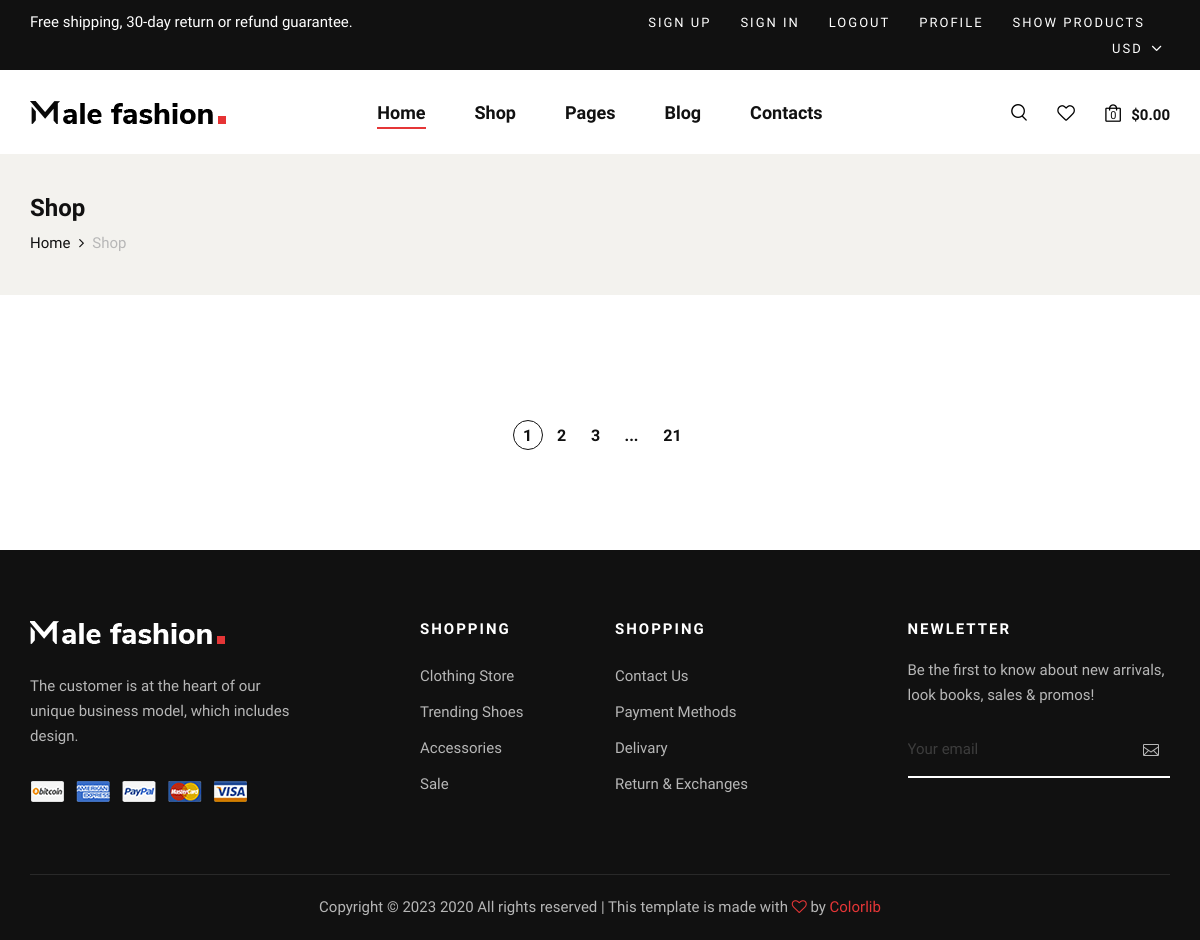
Before: /show_product/ with the older database file.
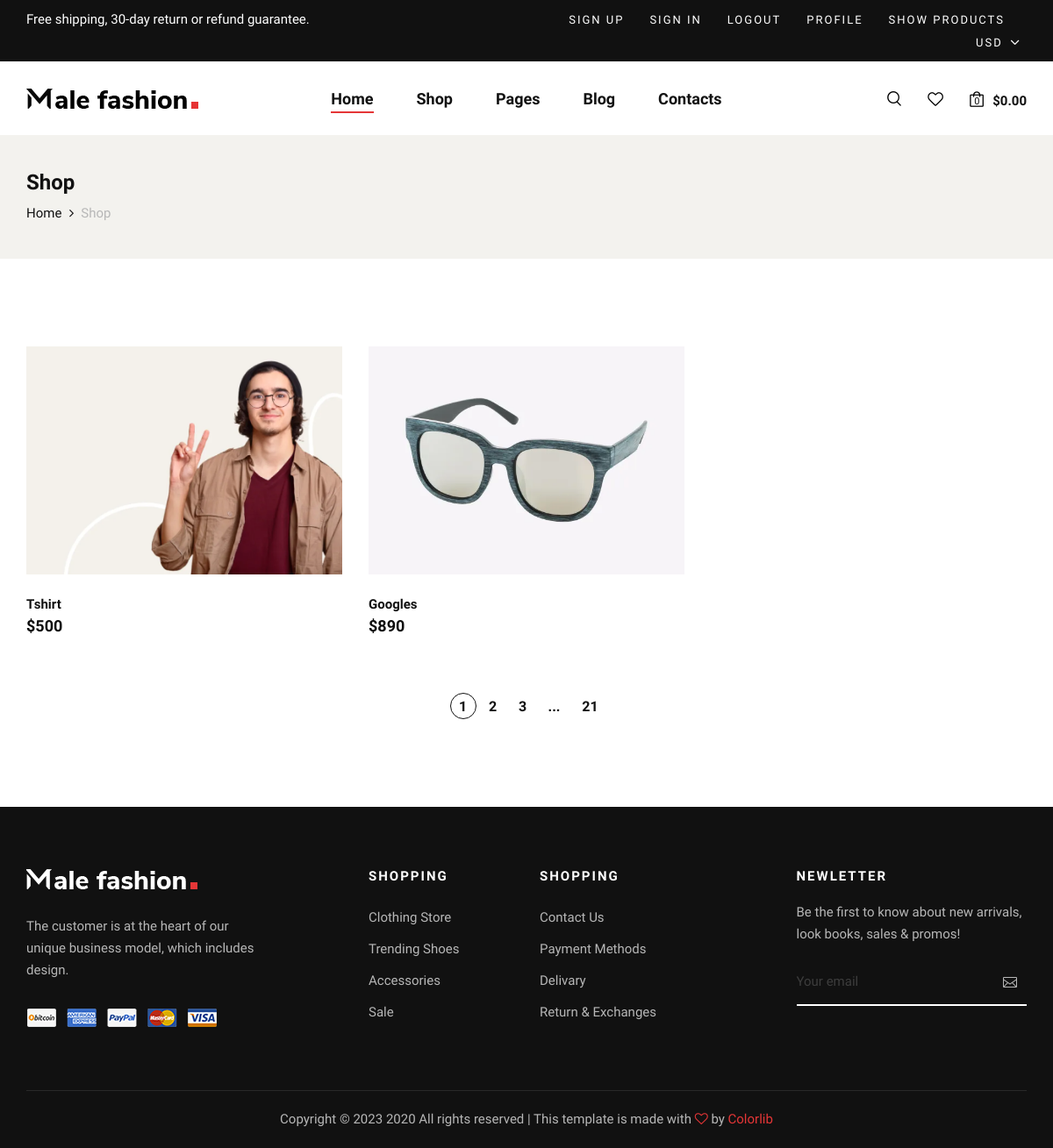
After: the same page with the newer database file.
### app_seller/models.py (models this page shows)
class Product(models.Model):
    pro_name=models.CharField(max_length=50)
    pro_price=models.IntegerField()
    pro_qty=models.IntegerField()
    pro_image=models.FileField(upload_to="Product/",default="pro.jpg")
    pro_desc=models.TextField(max_length=500)
    seller_id=models.ForeignKey(Seller_user,on_delete=models.CASCADE)

### app_buyer/views.py (the view)
# urls.py: path('show_product/', views.show_product, name='show_product'),
def show_product(request):
    all_product=Product.objects.all()
    return render(request,"shop.html",{"all_product":all_product})

### app_buyer/templates/shop.html (shortened to what this page needs)
{%extends 'header_footer.html'%}{% block content%}{% load static %}
    <section class="breadcrumb-option">
        <div class="container">
            <div class="row">
                <div class="col-lg-12">
                    <div class="breadcrumb__text">
                        <h4>Shop</h4>
                        <div class="breadcrumb__links">
                            <a href="./index.html">Home</a>
                            <span>Shop</span>
                        </div>
                    </div>
                </div>
            </div>
        </div>
    </section>
    <section class="shop spad">
        <div class="container">
            <div class="row">
                <div class="col-lg-12">
                    <div class="row">
                        {% for i in all_product %}
                        <div class="col-lg-4 col-md-6 col-sm-6">
                            <div class="product__item">
                                <div class="product__item__pic set-bg" data-setbg="{{i.pro_image.url}}">
                                </div>
                                <div class="product__item__text">
                                    <h6>{{i.pro_name}}</h6>
                                    <h5>${{i.pro_price}}</h5>
                                </div>
                            </div>
                        </div>
                       {%endfor%}
                    </div>
                    <div class="row">
                        <div class="col-lg-12">
                            <div class="product__pagination">
                                <a class="active" href="#">1</a>
                                <a href="#">2</a>
                                <a href="#">3</a>
                                <span>...</span>
                                <a href="#">21</a>
                            </div>
                        </div>
                    </div>
                </div>
            </div>
        </div>
    </section>
{%endblock%}

Changed rows visible on the page:
added Product: shows a picture, pro_name "Tshirt", pro_price "500"
added Product: shows a picture, pro_name "Googles", pro_price "890"
